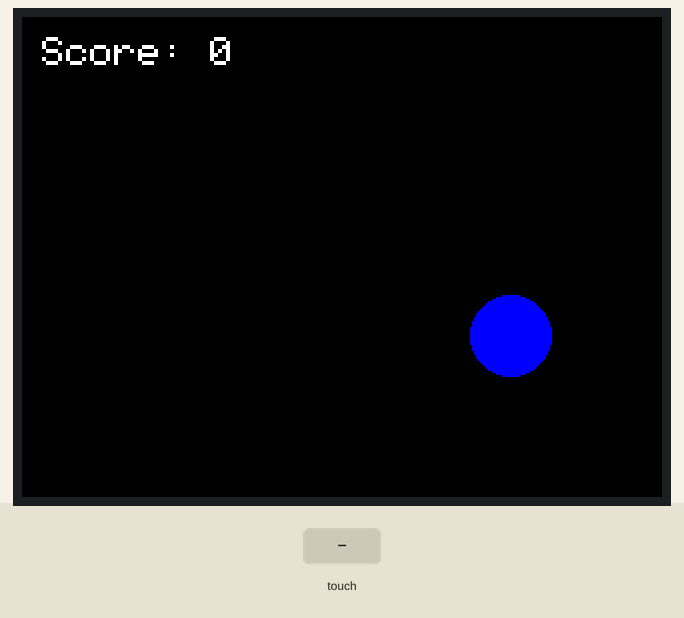
Recording of a sketch running on a simulated Arduino Uno, built with avr-gcc and run on an emulated ATmega328P. Shown: 320×240 colour display. Inputs (shaded band) come from the test bench. Random numbers use the default seed unless the sketch sets one.

Above: at 1.4 s.
1.5 s: touch panel pressed at 38 % / 10 % of its raw x / y range
At 3.1 s:
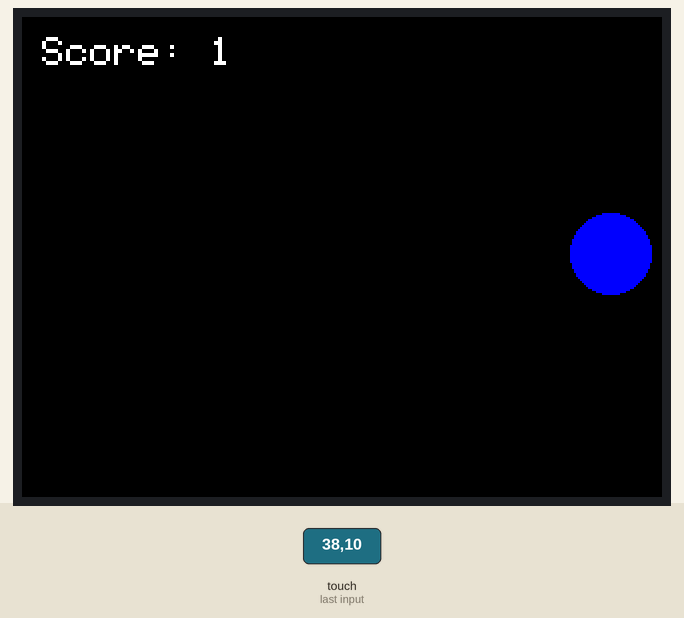
3.5 s: touch panel pressed at 62 % / 10 % of its raw x / y range
At 4.7 s:
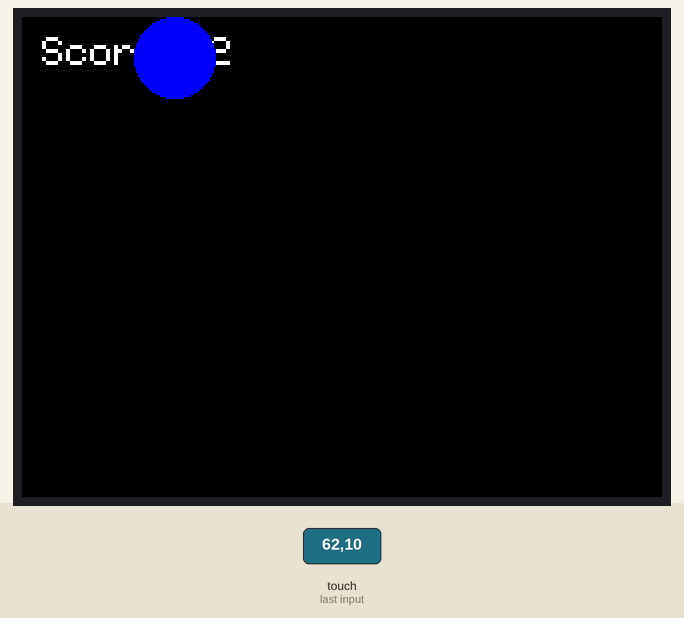
Timing chart, 0 to 6.5 s (numbered marks = the images above; inputs shaded):
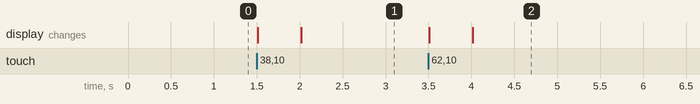

The sketch:

calibrate.ino
```cpp
#include <Adafruit_GFX.h>
#include <MCUFRIEND_kbv.h>
#include <TouchScreen.h>

MCUFRIEND_kbv tft;

const int SCREEN_WIDTH = 320;
const int SCREEN_HEIGHT = 240;
const int CIRCLE_RADIUS = 20;
const int TOUCH_RADIUS = 10;

int circleX;
int circleY;
bool circleActive = false; // Флаг для отслеживания активности круга
int score = 0;

const int XP = 8, XM = A2, YP = A3, YM = 9; // 240x320 ID=0x7575
const int TS_LEFT = 962, TS_RT = 168, TS_TOP = 202, TS_BOT = 953;

TouchScreen ts = TouchScreen(XP, YP, XM, YM, 300);

void setup() {
  uint16_t ID = tft.readID();
  tft.begin(ID);
  tft.setRotation(1);
  tft.fillScreen(TFT_BLACK);
  randomSeed(analogRead(0));
  spawnCircle(); // Создаем первый круг
  drawScore();
}

void loop() {
  TSPoint p = ts.getPoint();
  pinMode(YP, OUTPUT);
  pinMode(XM, OUTPUT);
  if (p.z > 1) {
    if (circleActive && touchCircle(circleX, circleY, p.x, p.y)) {
      circleActive = false;
      drawCircle(circleX, circleY, TFT_BLACK);
      score++;
      drawScore();
      delay(500); // Чтобы избежать моментального появления следующего круга после нажатия
      spawnCircle();
    }
  }
}

void spawnCircle() {
  circleX = random(CIRCLE_RADIUS, SCREEN_WIDTH - CIRCLE_RADIUS);
  circleY = random(CIRCLE_RADIUS, SCREEN_HEIGHT - CIRCLE_RADIUS);
  drawCircle(circleX, circleY, TFT_BLUE);
  circleActive = true;
}

bool touchCircle(int circleX, int circleY, int tx, int ty) {
  int dx = tx - circleX;
  int dy = ty - circleY;
  int distanceSquared = dx * dx + dy * dy;
  return distanceSquared <= TOUCH_RADIUS * TOUCH_RADIUS;
}

void drawCircle(int x, int y, uint16_t color) {
  tft.fillCircle(x, y, CIRCLE_RADIUS, color);
}

void drawScore() {
  tft.fillRect(5, 10, 150, 30, TFT_BLACK); // Заливка черным прямоугольника для обновления счетчика
  tft.setTextColor(TFT_WHITE);
  tft.setTextSize(2);
  tft.setCursor(10, 10);
  tft.print("Score: ");
  tft.print(score);
}
```

Measured:
- after the input at 1.5 s, the display: first changes at once (image 1 shows a later state)
- after the input at 3.5 s, the display: first changes at once (image 2 shows a later state)
